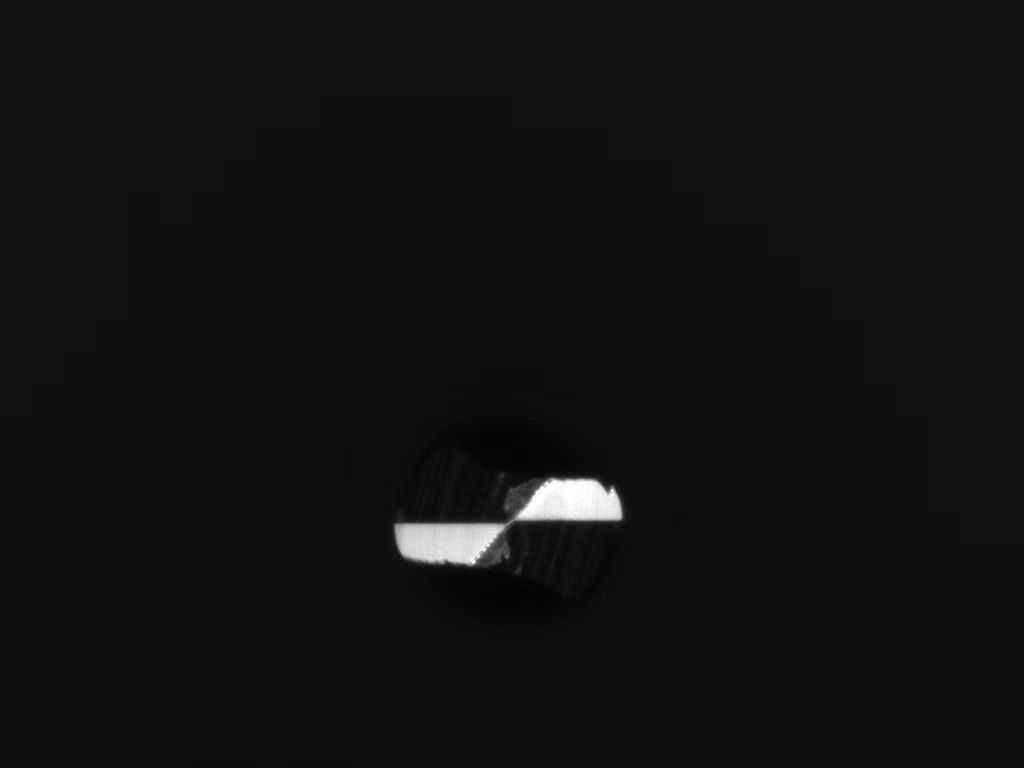
#> input picture imgs/2.jpg, 1024 x 768 px
$ python gpt.py
#> lines starting #> are read from the running program, lines starting #| are printed output that depends on the picture; after the words box and inside, x2 and y2 are one past the last pixel; in counts of white or black regions, pixels touching at a corner belong together
import cv2
import numpy as np
import matplotlib.pyplot as plt

def process_and_display_image(file_path):
    # Read the image
#> called with file_path = './imgs/2.jpg'
    image = cv2.imread(file_path)
#> image is the input picture: shape (768, 1024, 3); min 2, max 255, mean 17.9
    # Convert the image to grayscale
    gray = cv2.cvtColor(image, cv2.COLOR_BGR2GRAY)
    # Apply Gaussian blur
    blur = cv2.GaussianBlur(gray, (5, 5), 0)
    # Threshold the image
    _, thresh = cv2.threshold(blur, 60, 255, cv2.THRESH_BINARY)
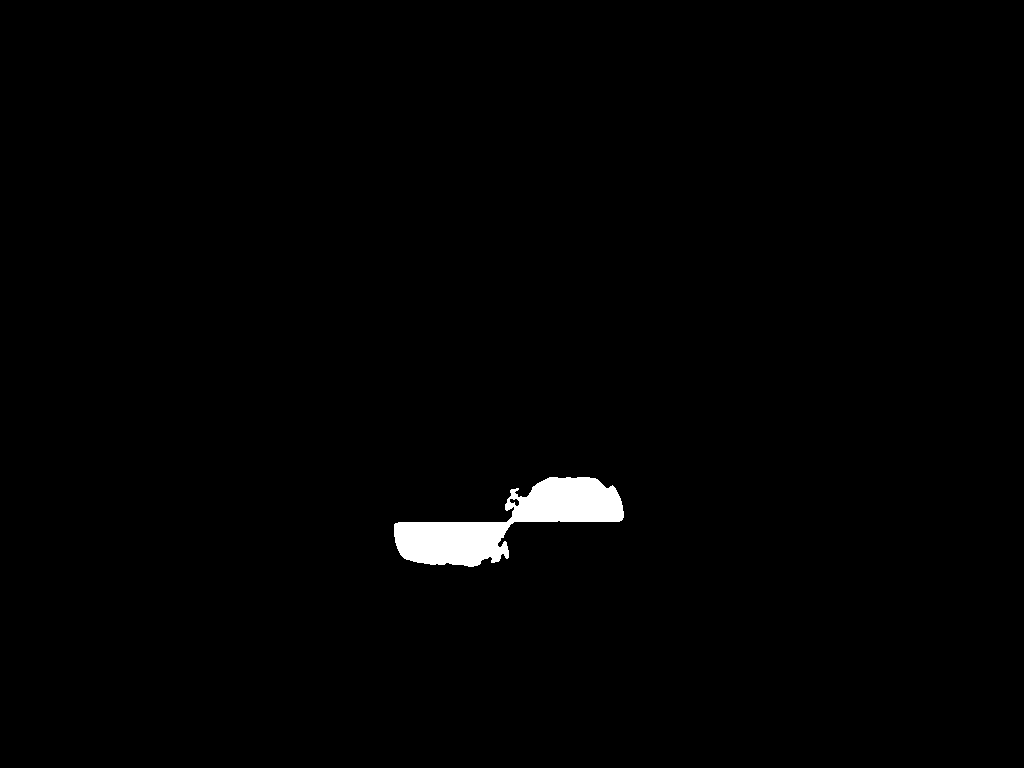
#> thresh: shape (768, 1024); 1.1% white; 1 white region
    # Find contours
    contours, _ = cv2.findContours(thresh, cv2.RETR_TREE, cv2.CHAIN_APPROX_SIMPLE)
#> contours = 2 contours; box (x1, y1, x2, y2) and area: (394, 477, 624, 567) 8535, (509, 498, 520, 507) 52
    # Draw the contours
    cv2.drawContours(image, contours, -1, (0, 255, 0), 3)
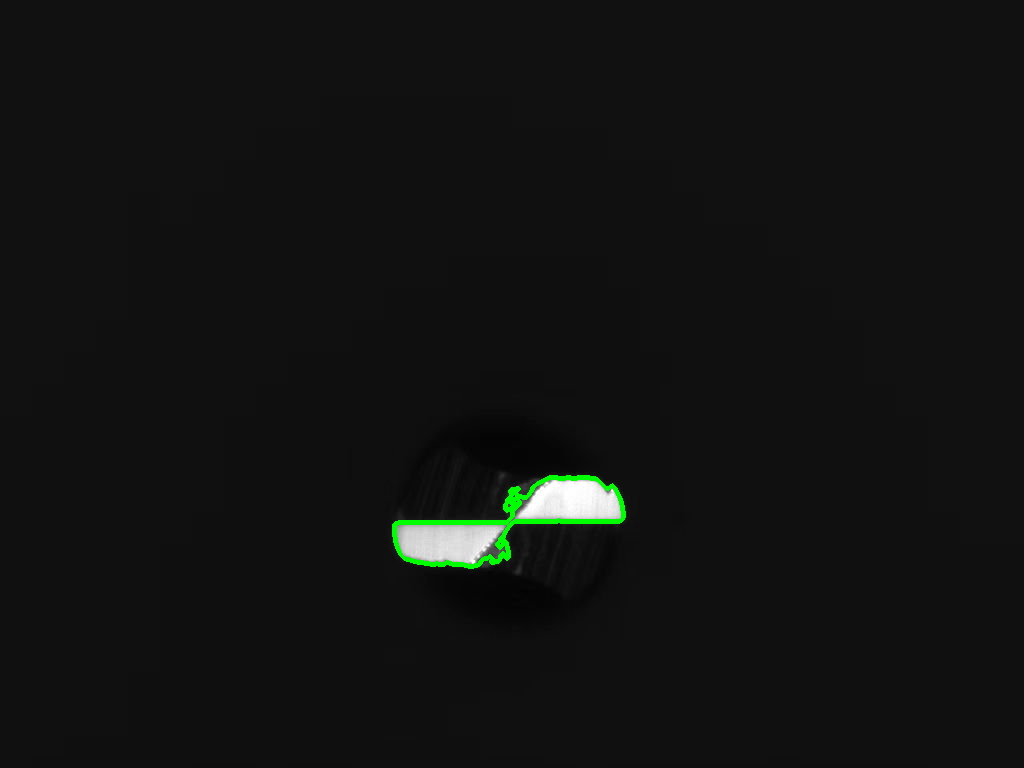
#> image: shape (768, 1024, 3); 0.4% of pixels changed, all inside (x1, y1, x2, y2) = (392, 475, 626, 569)

    # Calculate the area of the contour and create a mask
    mask = np.zeros_like(gray)  # Create a mask of zeros the same size as the grayscale image
    area = 0
    for contour in contours:
        area += cv2.contourArea(contour)  # Calculate the contour area
        cv2.drawContours(mask, [contour], -1, 255, -1)  # Draw filled contour in mask
#> this loop made 2 passes
#> area on passes 1 to 2: 8535, 8586.5
#> mask: shape (768, 1024); 1.1% white; 1 white region, box (x1, y1, x2, y2) and area: (394, 477, 624, 567) 8845
#> after the loop, area = 8586.5

    # Display the images
    titles = ['Original Image', 'Binary Threshold', 'Mask', 'Contour']
    images = [cv2.cvtColor(image, cv2.COLOR_BGR2RGB), thresh, mask, cv2.cvtColor(image, cv2.COLOR_BGR2RGB)]

    for i in range(4):
        plt.subplot(2, 2, i + 1), plt.imshow(images[i], 'gray')
        plt.title(titles[i])
        plt.xticks([]), plt.yticks([])

    plt.show()
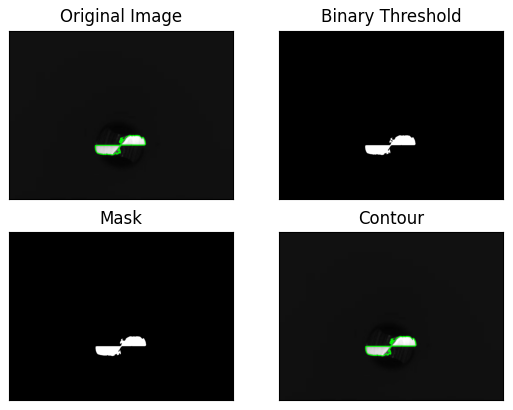
#> figure drawn by matplotlib, 4 panels

    return area


# Run the function on an example file
example_file_path = './imgs/2.jpg'
area_example = process_and_display_image(example_file_path)
#> area_example = 8586.5
print(area_example)
#| 8586.5

$ run again, with imgs/3.jpg copied over imgs/2.jpg
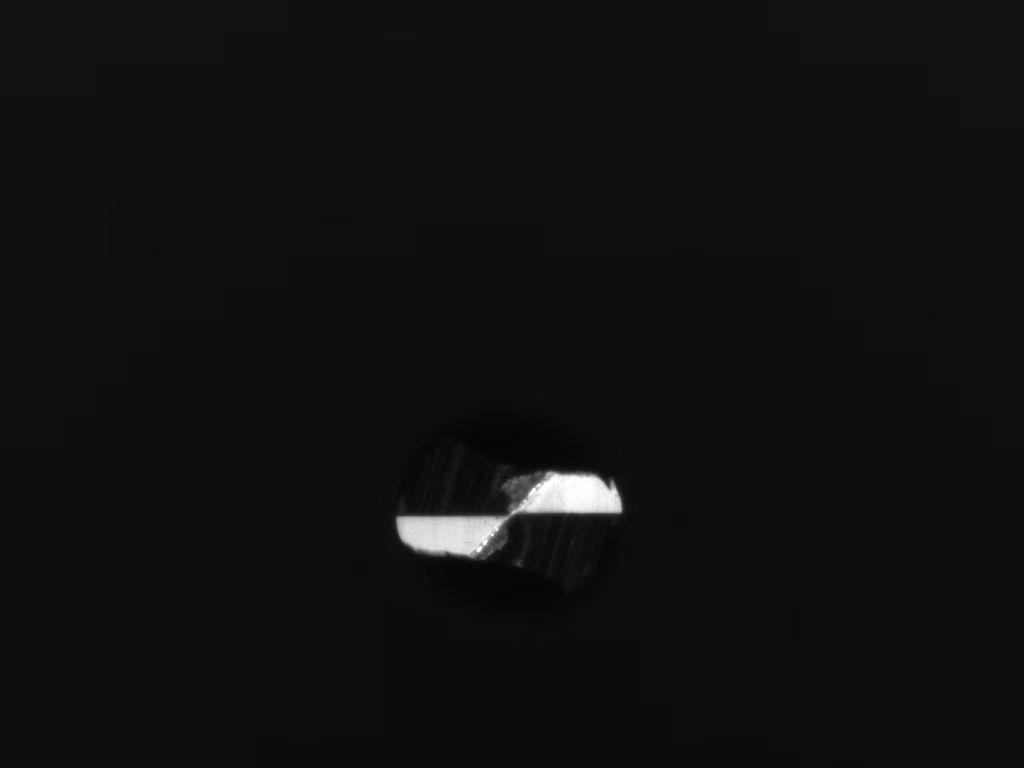
#> input picture imgs/3.jpg, 1024 x 768 px
#> in process_and_display_image, image is the input picture: shape (768, 1024, 3); min 3, max 255, mean 16.2
#> in process_and_display_image, `_, thresh = cv2.threshold(blur, 60, 255, cv2.THRESH_BINARY)`:
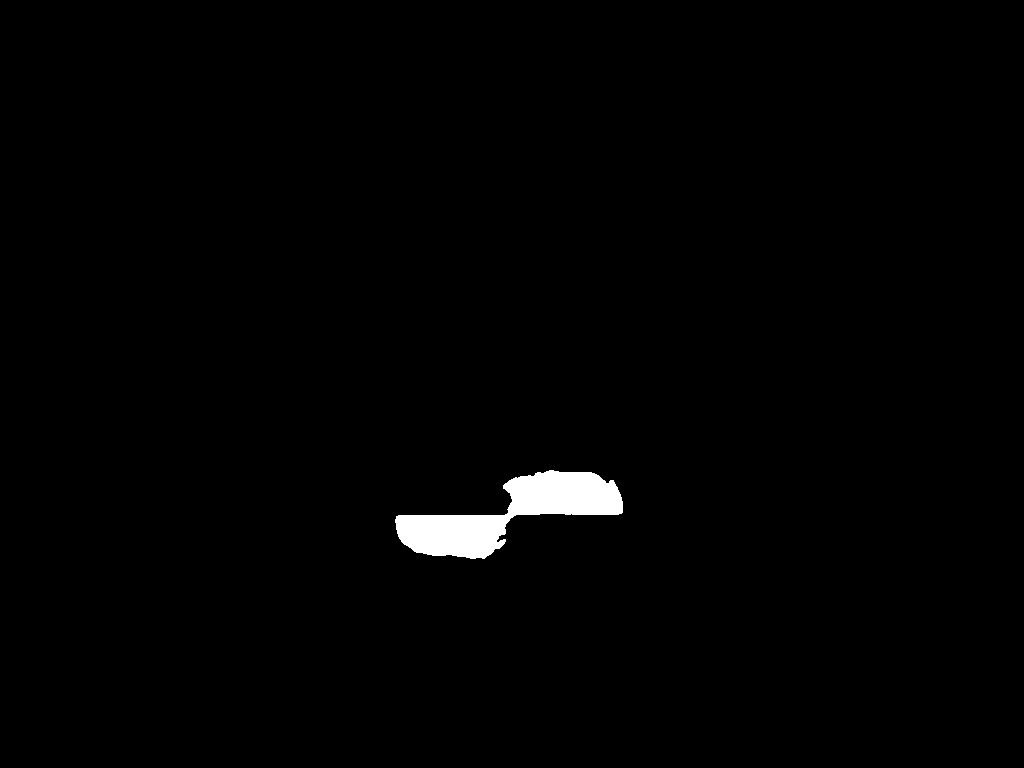
#> thresh: shape (768, 1024); 1.1% white; 1 white region
#> contours = 1 contour; box (x1, y1, x2, y2) and area: (395, 470, 623, 559) 8402
#> image: shape (768, 1024, 3); 0.36% of pixels changed, all inside (x1, y1, x2, y2) = (393, 468, 625, 561)
#> the loop in process_and_display_image, `for contour in contours:` made 1 pass
#> area on pass 1: 8401.5
#> after the loop in process_and_display_image, `for contour in contours:`: area = 8401.5
#> in process_and_display_image, `plt.show()`:
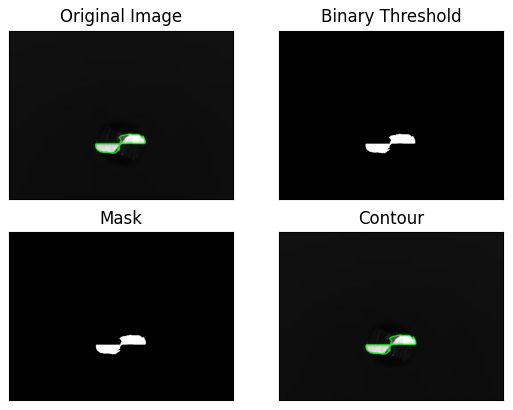
#> figure drawn by matplotlib, 4 panels
#| 8401.5

$ run again, with imgs/4.jpg copied over imgs/2.jpg
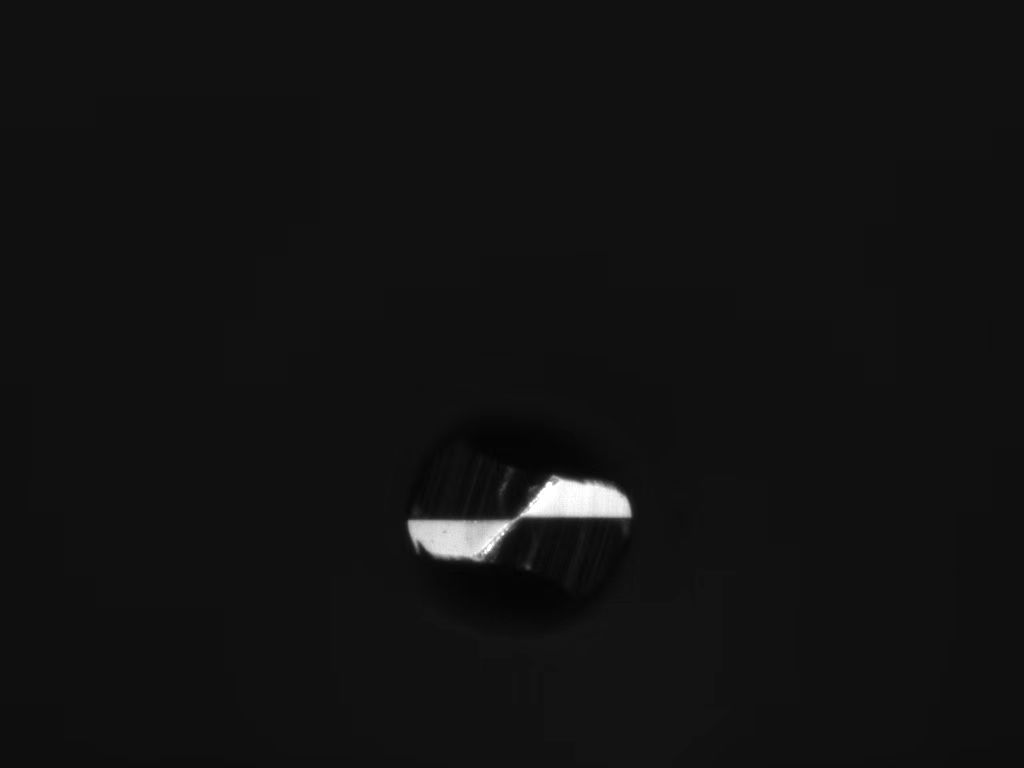
#> input picture imgs/4.jpg, 1024 x 768 px
#> in process_and_display_image, image is the input picture: shape (768, 1024, 3); min 1, max 255, mean 18
#> in process_and_display_image, `_, thresh = cv2.threshold(blur, 60, 255, cv2.THRESH_BINARY)`:
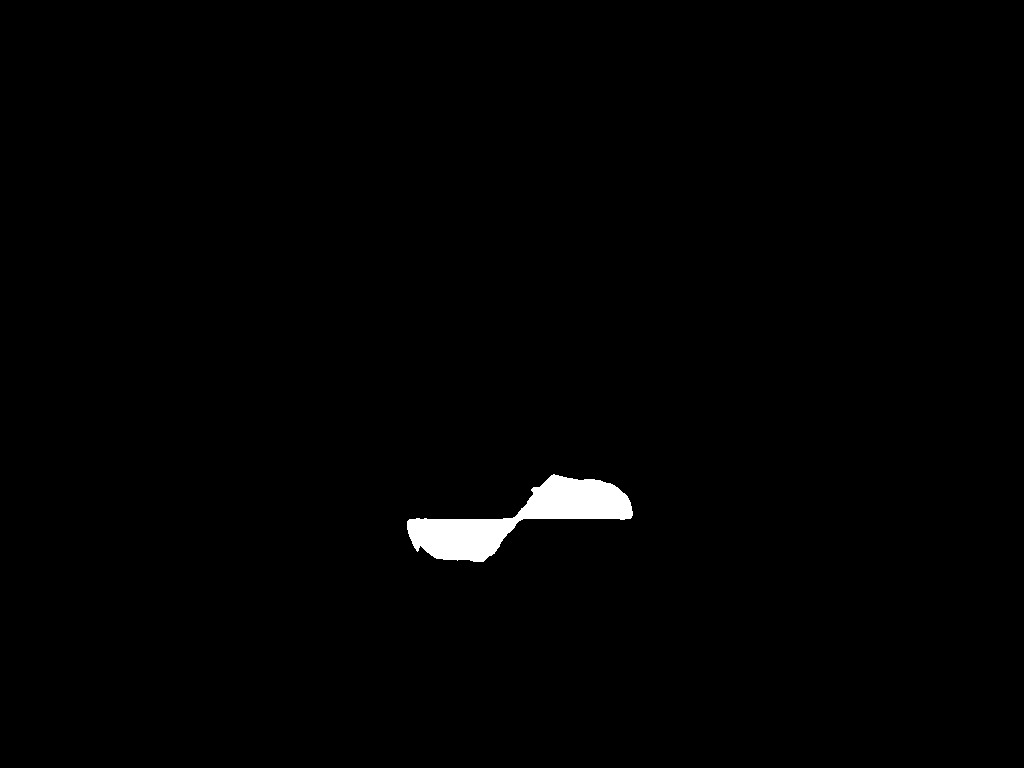
#> thresh: shape (768, 1024); 0.96% white; 1 white region
#> contours = 1 contour; box (x1, y1, x2, y2) and area: (407, 474, 633, 562) 7332
#> image: shape (768, 1024, 3); 0.32% of pixels changed, all inside (x1, y1, x2, y2) = (405, 472, 635, 564)
#> the loop in process_and_display_image, `for contour in contours:` made 1 pass
#> area on pass 1: 7332.5
#> after the loop in process_and_display_image, `for contour in contours:`: area = 7332.5
#> in process_and_display_image, `plt.show()`:
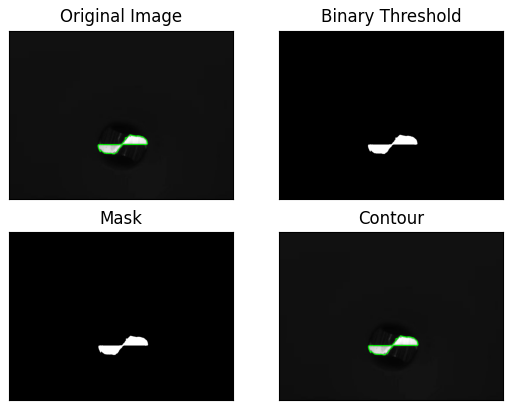
#> figure drawn by matplotlib, 4 panels
#| 7332.5
